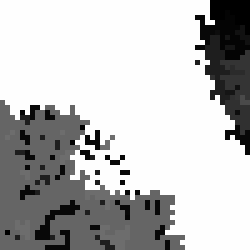
#> input picture t01tifimg.tif, 50 x 50 px (shown 5 times larger); the run also reads 1 picture not shown here
$ jupyter execute --allow-errors Dice_score.ipynb   (shell and % lines are left out)
#> lines starting #> are read from the running program, lines starting #| are printed output that depends on the picture; after the words box and inside, x2 and y2 are one past the last pixel; in counts of white or black regions, pixels touching at a corner belong together; pictures that were not available may be replaced by others from this repository, and a replacement may not be noted
### Functions/image_processing.py
import numpy as np
import scipy.ndimage as ndimage
import matplotlib.pyplot as plt
from medpy.filter.smoothing import anisotropic_diffusion


# [271 lines left out: functions show_two_images_title, show_three_images_title, show_four_images_title, show_six_images_two_rows_title, show_six_images_title, show_images_side_by_side and 6 more, not called in this run]


def show_image(img, x, y):
    """
    shows images with a specific size, in gray and with a colorbar
    :param img: image to be shown (2D array)
    :param x: length of image in x-direction (int)
    :param y: length of image in y-direction (int)
    :return: picture of image in jupyter notebook
    """
    plt.figure(figsize=(x, y))
    plt.imshow(img, "gray")
    plt.colorbar()


# [240 lines left out: functions img_resize, t_pic, is_border_pixel, filter_iteration_sum, filter_iteration_deviation, add_border and 12 more, not called in this run]


def normalize_intensity(img):
    img_normalized = img.copy() / np.amax(img)
    return img_normalized


def subtract_minimum(img):
    img_subtracted = img.copy() - np.amin(img)
    return img_subtracted

### Doodles/Dice_score.ipynb
[cell 1]
import skimage.io as sk
#  import numpy as np
from Functions import image_processing as ip
from Functions import dice_score as ds

[cell 2]
gt = sk.imread("../Data/N2DH-GOWT1/gt/man_seg01.tif")
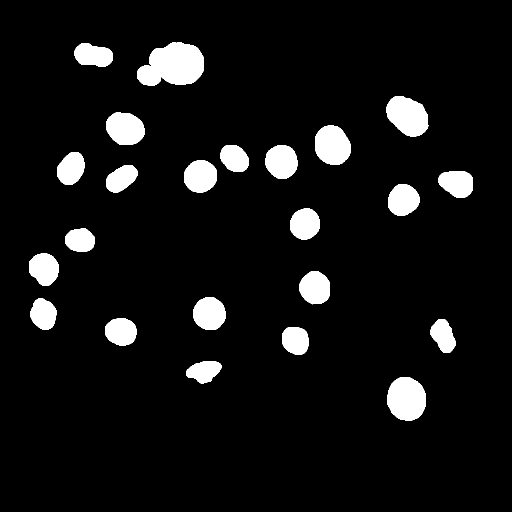
#> gt: shape (1024, 1024) uint16 (shown at 1/2 size); values 0 (black) and 1 (white), 7.4% white; 23 white regions, largest, box (x1, y1, x2, y2) and area: (274, 84, 408, 172) 8602, (775, 754, 852, 841) 5373, (773, 192, 857, 273) 4968
gt_resize = gt[300:350, 400:450]
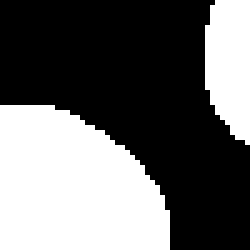
#> gt_resize: shape (50, 50) uint16 (shown 5 times larger); values 0 (black) and 1 (white), 40.8% white; 2 white regions, box (x1, y1, x2, y2) and area: (0, 21, 34, 50) 803, (41, 0, 50, 29) 217
ip.show_image(gt_resize,15,8)

segmented_image = sk.imread("../t01tifimg.tif")
#> segmented_image is the input picture: shape (50, 50) float32; min 1, max 59, mean 43.9
ip.show_image(segmented_image,15,8)
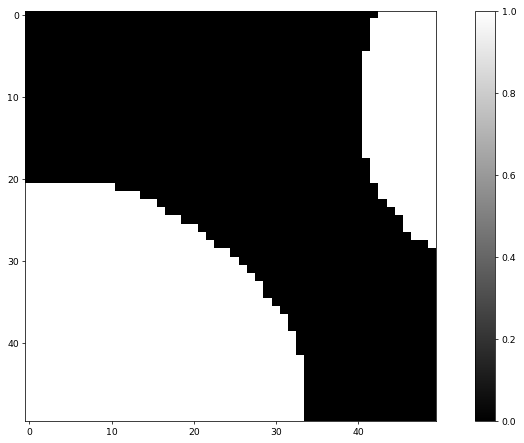
#> figure drawn by matplotlib, 2 panels
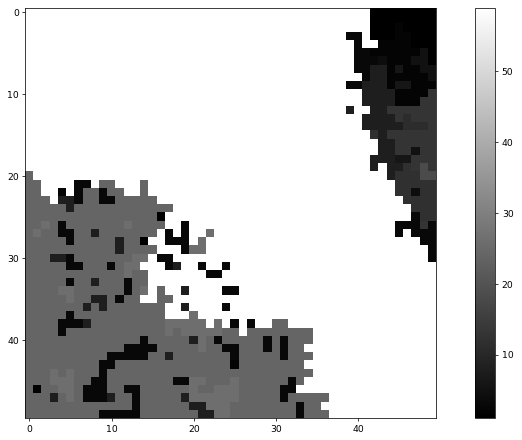
#> figure drawn by matplotlib, 2 panels
